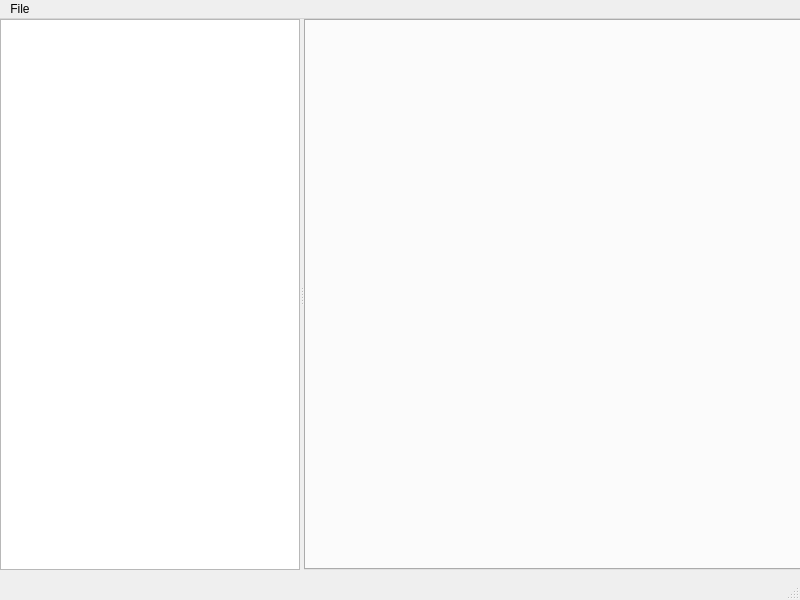
<?xml version="1.0" encoding="UTF-8"?>
<ui version="4.0">
 <class>MainWindow</class>
 <widget class="QMainWindow" name="MainWindow">
  <property name="geometry">
   <rect>
    <x>0</x>
    <y>0</y>
    <width>800</width>
    <height>600</height>
   </rect>
  </property>
  <property name="windowTitle">
   <string>MainWindow</string>
  </property>
  <widget class="QWidget" name="centralwidget">
   <widget class="QSplitter" name="splitter">
    <property name="geometry">
     <rect>
      <x>0</x>
      <y>0</y>
      <width>801</width>
      <height>551</height>
     </rect>
    </property>
    <property name="orientation">
     <enum>Qt::Orientation::Horizontal</enum>
    </property>
    <widget class="CSBrowserWidget" name="csItemDirectory">
     <property name="maximumSize">
      <size>
       <width>300</width>
       <height>16777215</height>
      </size>
     </property>
     <property name="baseSize">
      <size>
       <width>50</width>
       <height>0</height>
      </size>
     </property>
     <attribute name="headerVisible">
      <bool>false</bool>
     </attribute>
     <column>
      <property name="text">
       <string notr="true">1</string>
      </property>
     </column>
    </widget>
    <widget class="CSTabWidget" name="csItemTab"/>
   </widget>
  </widget>
  <widget class="QMenuBar" name="menubar">
   <property name="geometry">
    <rect>
     <x>0</x>
     <y>0</y>
     <width>800</width>
     <height>22</height>
    </rect>
   </property>
   <widget class="QMenu" name="menuCypher_System_Character_Sheet">
    <property name="title">
     <string>File</string>
    </property>
   </widget>
   <addaction name="menuCypher_System_Character_Sheet"/>
  </widget>
  <widget class="QStatusBar" name="statusbar"/>
 </widget>
 <customwidgets>
  <customwidget>
   <class>CSTabWidget</class>
   <extends>QTabWidget</extends>
   <header>cscs_ui</header>
   <container>1</container>
  </customwidget>
  <customwidget>
   <class>CSBrowserWidget</class>
   <extends>QTreeWidget</extends>
   <header>cscs_ui</header>
  </customwidget>
 </customwidgets>
 <resources/>
 <connections/>
</ui>
